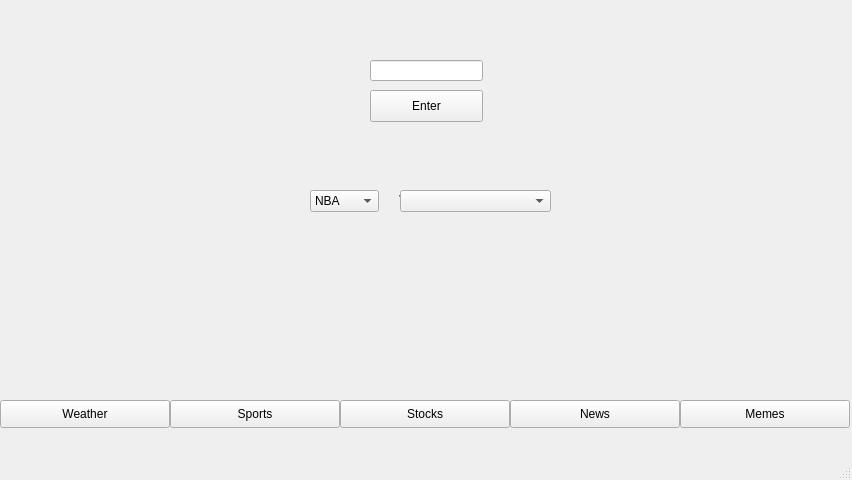
<?xml version="1.0" encoding="UTF-8"?>
<ui version="4.0">
 <class>SmartMirror</class>
 <widget class="QMainWindow" name="SmartMirror">
  <property name="geometry">
   <rect>
    <x>0</x>
    <y>0</y>
    <width>852</width>
    <height>480</height>
   </rect>
  </property>
  <property name="windowTitle">
   <string>SmartMirror</string>
  </property>
  <widget class="QWidget" name="centralwidget">
   <widget class="QPushButton" name="weather">
    <property name="geometry">
     <rect>
      <x>0</x>
      <y>400</y>
      <width>170</width>
      <height>28</height>
     </rect>
    </property>
    <property name="text">
     <string>Weather</string>
    </property>
   </widget>
   <widget class="QPushButton" name="sports">
    <property name="geometry">
     <rect>
      <x>170</x>
      <y>400</y>
      <width>170</width>
      <height>28</height>
     </rect>
    </property>
    <property name="text">
     <string>Sports</string>
    </property>
   </widget>
   <widget class="QPushButton" name="stocks">
    <property name="geometry">
     <rect>
      <x>340</x>
      <y>400</y>
      <width>170</width>
      <height>28</height>
     </rect>
    </property>
    <property name="text">
     <string>Stocks</string>
    </property>
   </widget>
   <widget class="QPushButton" name="news">
    <property name="geometry">
     <rect>
      <x>510</x>
      <y>400</y>
      <width>170</width>
      <height>28</height>
     </rect>
    </property>
    <property name="text">
     <string>News</string>
    </property>
   </widget>
   <widget class="QPushButton" name="memes">
    <property name="geometry">
     <rect>
      <x>680</x>
      <y>400</y>
      <width>170</width>
      <height>28</height>
     </rect>
    </property>
    <property name="text">
     <string>Memes</string>
    </property>
   </widget>
   <widget class="QLabel" name="mainscreen">
    <property name="geometry">
     <rect>
      <x>0</x>
      <y>0</y>
      <width>852</width>
      <height>400</height>
     </rect>
    </property>
    <property name="text">
     <string>Welcome!</string>
    </property>
    <property name="alignment">
     <set>Qt::AlignCenter</set>
    </property>
   </widget>
   <widget class="QLabel" name="meme1">
    <property name="geometry">
     <rect>
      <x>0</x>
      <y>40</y>
      <width>852</width>
      <height>360</height>
     </rect>
    </property>
    <property name="text">
     <string/>
    </property>
    <property name="alignment">
     <set>Qt::AlignCenter</set>
    </property>
   </widget>
   <widget class="QLabel" name="memeName">
    <property name="geometry">
     <rect>
      <x>0</x>
      <y>0</y>
      <width>852</width>
      <height>40</height>
     </rect>
    </property>
    <property name="text">
     <string/>
    </property>
    <property name="alignment">
     <set>Qt::AlignCenter</set>
    </property>
   </widget>
   <widget class="QLabel" name="header">
    <property name="geometry">
     <rect>
      <x>0</x>
      <y>429</y>
      <width>851</width>
      <height>31</height>
     </rect>
    </property>
    <property name="font">
     <font>
      <pointsize>10</pointsize>
      <weight>75</weight>
      <bold>true</bold>
      <underline>false</underline>
     </font>
    </property>
    <property name="text">
     <string/>
    </property>
    <property name="alignment">
     <set>Qt::AlignHCenter|Qt::AlignTop</set>
    </property>
    <property name="wordWrap">
     <bool>true</bool>
    </property>
   </widget>
   <widget class="QLabel" name="stock">
    <property name="geometry">
     <rect>
      <x>200</x>
      <y>120</y>
      <width>301</width>
      <height>181</height>
     </rect>
    </property>
    <property name="text">
     <string/>
    </property>
   </widget>
   <widget class="QLabel" name="lastGame">
    <property name="geometry">
     <rect>
      <x>36</x>
      <y>250</y>
      <width>341</width>
      <height>121</height>
     </rect>
    </property>
    <property name="font">
     <font>
      <pointsize>10</pointsize>
     </font>
    </property>
    <property name="text">
     <string/>
    </property>
    <property name="alignment">
     <set>Qt::AlignHCenter|Qt::AlignTop</set>
    </property>
   </widget>
   <widget class="QLabel" name="nextGame">
    <property name="geometry">
     <rect>
      <x>480</x>
      <y>250</y>
      <width>341</width>
      <height>131</height>
     </rect>
    </property>
    <property name="font">
     <font>
      <pointsize>10</pointsize>
     </font>
    </property>
    <property name="text">
     <string/>
    </property>
    <property name="alignment">
     <set>Qt::AlignHCenter|Qt::AlignTop</set>
    </property>
   </widget>
   <widget class="QLabel" name="teamHeader">
    <property name="geometry">
     <rect>
      <x>330</x>
      <y>20</y>
      <width>191</width>
      <height>151</height>
     </rect>
    </property>
    <property name="text">
     <string/>
    </property>
    <property name="alignment">
     <set>Qt::AlignHCenter|Qt::AlignTop</set>
    </property>
   </widget>
   <widget class="QLabel" name="city">
    <property name="geometry">
     <rect>
      <x>120</x>
      <y>50</y>
      <width>301</width>
      <height>51</height>
     </rect>
    </property>
    <property name="font">
     <font>
      <pointsize>28</pointsize>
     </font>
    </property>
    <property name="text">
     <string/>
    </property>
    <property name="alignment">
     <set>Qt::AlignCenter</set>
    </property>
   </widget>
   <widget class="QLabel" name="tempLabel">
    <property name="geometry">
     <rect>
      <x>170</x>
      <y>120</y>
      <width>221</width>
      <height>61</height>
     </rect>
    </property>
    <property name="font">
     <font>
      <pointsize>40</pointsize>
     </font>
    </property>
    <property name="text">
     <string/>
    </property>
    <property name="alignment">
     <set>Qt::AlignCenter</set>
    </property>
   </widget>
   <widget class="QLabel" name="feelsLabel">
    <property name="geometry">
     <rect>
      <x>200</x>
      <y>280</y>
      <width>161</width>
      <height>31</height>
     </rect>
    </property>
    <property name="font">
     <font>
      <pointsize>15</pointsize>
     </font>
    </property>
    <property name="text">
     <string/>
    </property>
    <property name="alignment">
     <set>Qt::AlignCenter</set>
    </property>
   </widget>
   <widget class="QLabel" name="feelsValue">
    <property name="geometry">
     <rect>
      <x>230</x>
      <y>320</y>
      <width>101</width>
      <height>31</height>
     </rect>
    </property>
    <property name="font">
     <font>
      <pointsize>21</pointsize>
     </font>
    </property>
    <property name="text">
     <string/>
    </property>
    <property name="alignment">
     <set>Qt::AlignCenter</set>
    </property>
   </widget>
   <widget class="QComboBox" name="leagueBox">
    <property name="geometry">
     <rect>
      <x>310</x>
      <y>190</y>
      <width>69</width>
      <height>22</height>
     </rect>
    </property>
    <item>
     <property name="text">
      <string>NBA</string>
     </property>
    </item>
    <item>
     <property name="text">
      <string>NHL</string>
     </property>
    </item>
    <item>
     <property name="text">
      <string>NFL</string>
     </property>
    </item>
   </widget>
   <widget class="QComboBox" name="teamBox">
    <property name="geometry">
     <rect>
      <x>400</x>
      <y>190</y>
      <width>151</width>
      <height>22</height>
     </rect>
    </property>
   </widget>
   <widget class="QLabel" name="weatherDesc">
    <property name="geometry">
     <rect>
      <x>260</x>
      <y>210</y>
      <width>141</width>
      <height>41</height>
     </rect>
    </property>
    <property name="font">
     <font>
      <pointsize>20</pointsize>
     </font>
    </property>
    <property name="text">
     <string/>
    </property>
   </widget>
   <widget class="QLineEdit" name="stockInput">
    <property name="enabled">
     <bool>true</bool>
    </property>
    <property name="geometry">
     <rect>
      <x>370</x>
      <y>60</y>
      <width>113</width>
      <height>21</height>
     </rect>
    </property>
   </widget>
   <widget class="QLabel" name="enterStock">
    <property name="geometry">
     <rect>
      <x>400</x>
      <y>100</y>
      <width>59</width>
      <height>16</height>
     </rect>
    </property>
    <property name="text">
     <string/>
    </property>
   </widget>
   <widget class="QLabel" name="stockHeader">
    <property name="enabled">
     <bool>true</bool>
    </property>
    <property name="geometry">
     <rect>
      <x>340</x>
      <y>30</y>
      <width>171</width>
      <height>20</height>
     </rect>
    </property>
    <property name="font">
     <font>
      <pointsize>15</pointsize>
     </font>
    </property>
    <property name="text">
     <string/>
    </property>
   </widget>
   <widget class="QLabel" name="forecastTitle">
    <property name="geometry">
     <rect>
      <x>480</x>
      <y>100</y>
      <width>321</width>
      <height>51</height>
     </rect>
    </property>
    <property name="font">
     <font>
      <pointsize>20</pointsize>
     </font>
    </property>
    <property name="text">
     <string/>
    </property>
   </widget>
   <widget class="QLabel" name="dayOne">
    <property name="geometry">
     <rect>
      <x>590</x>
      <y>160</y>
      <width>121</width>
      <height>31</height>
     </rect>
    </property>
    <property name="font">
     <font>
      <pointsize>15</pointsize>
     </font>
    </property>
    <property name="text">
     <string/>
    </property>
   </widget>
   <widget class="QLabel" name="dayTwo">
    <property name="geometry">
     <rect>
      <x>590</x>
      <y>210</y>
      <width>121</width>
      <height>31</height>
     </rect>
    </property>
    <property name="font">
     <font>
      <pointsize>15</pointsize>
     </font>
    </property>
    <property name="text">
     <string/>
    </property>
   </widget>
   <widget class="QLabel" name="dayThree">
    <property name="geometry">
     <rect>
      <x>590</x>
      <y>260</y>
      <width>121</width>
      <height>31</height>
     </rect>
    </property>
    <property name="font">
     <font>
      <pointsize>15</pointsize>
     </font>
    </property>
    <property name="text">
     <string/>
    </property>
   </widget>
   <widget class="QPushButton" name="stockEnter">
    <property name="enabled">
     <bool>true</bool>
    </property>
    <property name="geometry">
     <rect>
      <x>370</x>
      <y>90</y>
      <width>113</width>
      <height>32</height>
     </rect>
    </property>
    <property name="text">
     <string>Enter</string>
    </property>
    <property name="default">
     <bool>false</bool>
    </property>
    <property name="flat">
     <bool>false</bool>
    </property>
   </widget>
   <widget class="QLabel" name="stockTicker">
    <property name="geometry">
     <rect>
      <x>360</x>
      <y>140</y>
      <width>191</width>
      <height>31</height>
     </rect>
    </property>
    <property name="font">
     <font>
      <pointsize>18</pointsize>
      <weight>75</weight>
      <bold>true</bold>
      <underline>true</underline>
     </font>
    </property>
    <property name="text">
     <string/>
    </property>
   </widget>
   <widget class="QLabel" name="stockOpen">
    <property name="geometry">
     <rect>
      <x>360</x>
      <y>180</y>
      <width>181</width>
      <height>25</height>
     </rect>
    </property>
    <property name="font">
     <font>
      <pointsize>16</pointsize>
      <weight>75</weight>
      <bold>true</bold>
     </font>
    </property>
    <property name="text">
     <string/>
    </property>
   </widget>
   <widget class="QLabel" name="stockHigh">
    <property name="geometry">
     <rect>
      <x>360</x>
      <y>210</y>
      <width>181</width>
      <height>25</height>
     </rect>
    </property>
    <property name="font">
     <font>
      <pointsize>16</pointsize>
      <weight>75</weight>
      <bold>true</bold>
     </font>
    </property>
    <property name="text">
     <string/>
    </property>
   </widget>
   <widget class="QLabel" name="stockLow">
    <property name="geometry">
     <rect>
      <x>360</x>
      <y>240</y>
      <width>181</width>
      <height>25</height>
     </rect>
    </property>
    <property name="font">
     <font>
      <pointsize>16</pointsize>
      <weight>75</weight>
      <bold>true</bold>
     </font>
    </property>
    <property name="text">
     <string/>
    </property>
   </widget>
   <widget class="QLabel" name="weatherIcon">
    <property name="geometry">
     <rect>
      <x>40</x>
      <y>130</y>
      <width>181</width>
      <height>151</height>
     </rect>
    </property>
    <property name="text">
     <string/>
    </property>
   </widget>
  </widget>
  <widget class="QMenuBar" name="menubar">
   <property name="geometry">
    <rect>
     <x>0</x>
     <y>0</y>
     <width>852</width>
     <height>22</height>
    </rect>
   </property>
  </widget>
  <widget class="QStatusBar" name="statusbar"/>
 </widget>
 <resources/>
 <connections/>
</ui>
